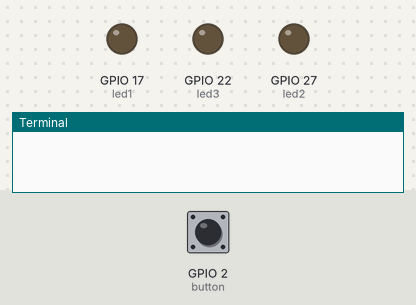
Bench run of a program on a simulated Raspberry Pi (BCM pin numbers). Parts: output pins drawn as LEDs (lit = HIGH), the last lines printed to the terminal. The inputs (shaded band) are chosen by the test bench; at power-on: GPIO 2 (button) HIGH. Speech is not drawn; the words are listed on the console.

Above: at 1.2 s.
1.3 s: GPIO 2 (button) pulled LOW for 0.15 s
At 1.7 s:
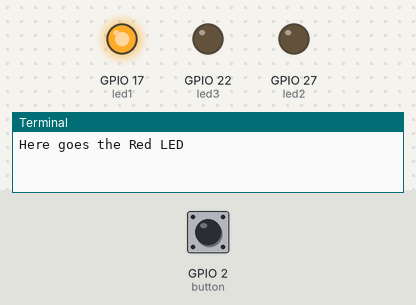
4.4 s: GPIO 2 (button) pulled LOW for 1 s
At 5.8 s:
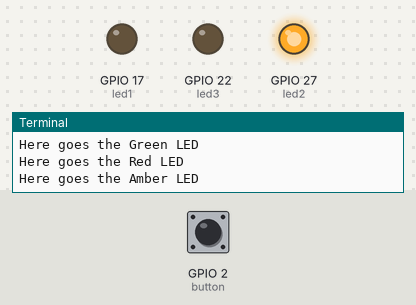
8.4 s: GPIO 2 (button) pulled LOW for 3.2 s
At 10.8 s:
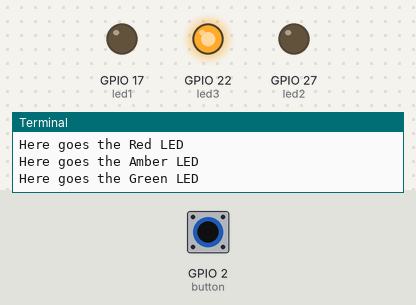
Timing chart, 0 to 15.5 s (numbered marks = the images above; inputs shaded):
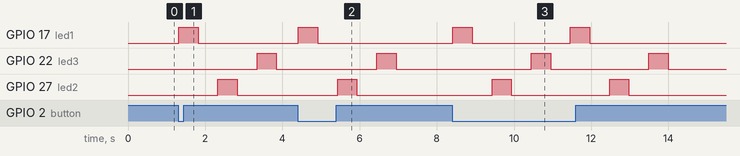

Measured:
- after the input at 1.3 s, GPIO 17 (led1): LOW → HIGH at once, → LOW 0.50 s later; GPIO 22 (led3): LOW → HIGH after 2.0 s, → LOW 0.50 s later; GPIO 27 (led2): LOW → HIGH after 1.0 s, → LOW 0.50 s later
- after the input at 4.4 s, GPIO 17 (led1): LOW → HIGH at once, → LOW 0.50 s later; GPIO 22 (led3): LOW → HIGH after 2.0 s, → LOW 0.50 s later; GPIO 27 (led2): LOW → HIGH after 1.0 s, → LOW 0.50 s later
- after the input at 8.4 s, GPIO 17 (led1): alternates HIGH for 0.50 s and LOW for 2.5 s, 4 changes in all, then stays LOW, starting at once; GPIO 22 (led3): alternates HIGH for 0.50 s and LOW for 2.5 s, 4 changes in all, then stays LOW, starting after 2.0 s

The program:

blink_3leds_with_button_v0.1.py
```python
from gpiozero import LED
from gpiozero import Button
from time import sleep
import sys
from signal import pause
from subprocess import *
import os

led1 = LED(17)
led2 = LED(27)
led3 = LED(22)
button = Button(2)

#while True:
#	button.wait_for_press()
#	print('You asked for it smarty')
#	led.toggle()

while True:
 if button.is_pressed:
  print('Here goes the Red LED')
  os.system("espeak red")
  led1.on()
  sleep(0.5)
  led1.off()
  sleep(0.5)
  print('Here goes the Amber LED')
  os.system("espeak amber")
  led2.on()
  sleep(0.5)
  led2.off()
  sleep(0.5)
  print('Here goes the Green LED')
  os.system("espeak green")
  led3.on()
  sleep(0.5)
  led3.off()
  sleep(0.5)


#button.when_pressed = led.blink
#button.when_released = led.off

pause()
```
